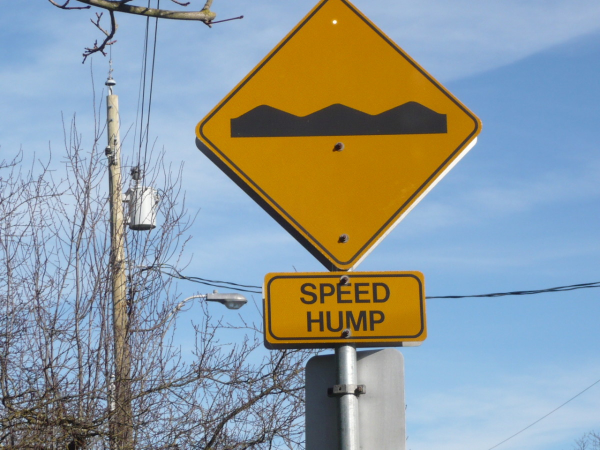
#> input picture dataset_generation/labeled/traffic_signs/000002.jpg, 1200 x 900 px, found by its file name (shown at 1/2 size); its folder holds only this picture in this run
$ python image_sobreposition.py
#> lines starting #> are read from the running program, lines starting #| are printed output that depends on the picture
#> in main, traffic_sign is the input picture: shape (900, 1200, 3); mean B, G, R 157.8, 154.5, 143.6
import cv2 as cv
import numpy as np
import shutil
import os
from PIL import Image
import sys
from PIL import Image as PILImage

INPUT_DIR_TRAFFIC_SIGN = 'dataset_generation/labeled/traffic_signs'
INPUT_DIR_COVER = 'dataset_generation/labeled/tree_branchs'

OUTPUT_BASE = 'dataset_generation/train_dataset'
WINDOW_NAME = 'traffic_signs_covered? (y/*)'

MAX_HEIGHT = 500
MAX_WIDTH = 500


def resize_image(image):
    img_pil = PILImage.fromarray(image)
    img_pil_rgba = img_pil.convert("RGBA")  # Convert to RGBA mode to handle alpha channel
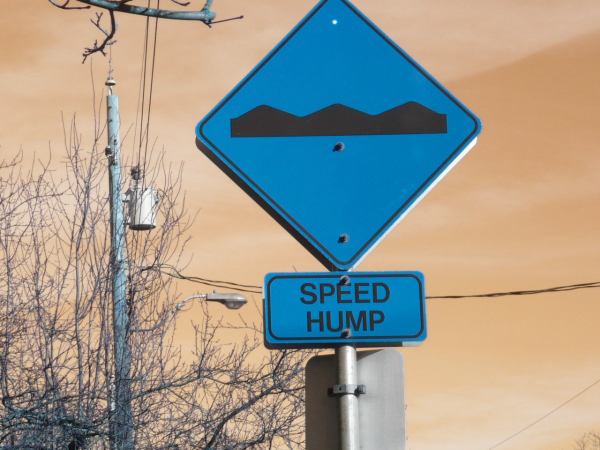
#> img_pil_rgba: PIL image 1200x900 RGBA (shown at 1/2 size); mean R, G, B, A 157.8, 154.5, 143.6, 255
    img_pil_resized = img_pil_rgba.resize((MAX_WIDTH, MAX_HEIGHT), PILImage.LANCZOS)
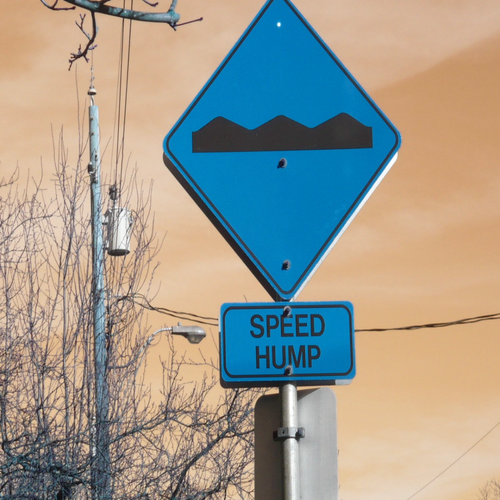
#> img_pil_resized: PIL image 500x500 RGBA; mean R, G, B, A 157.8, 154.5, 143.6, 255
    resized_image = np.array(img_pil_resized)
    return resized_image

def overlay_transparent(img_front, img_back):
    # Ensure the front image has 4 channels (RGBA)
    if img_front.shape[2] == 3:
        img_front = np.concatenate([img_front, np.ones((img_front.shape[0], img_front.shape[1], 1), dtype=img_front.dtype) * 255], axis=-1)

    # Resize the front image to match the size of the back image
    img_front_pil = Image.fromarray(img_front).resize((img_back.shape[1], img_back.shape[0]), Image.LANCZOS).convert("RGBA")
    img_back_pil = Image.fromarray(img_back).convert("RGBA")

    # Composite the images
    combined = Image.alpha_composite(img_back_pil, img_front_pil)

    # Convert back to array and drop alpha channel for display purposes
    overlay = np.array(combined)[:, :, :3]
    return overlay

def main():
    output_img_number = 7625
    rotation_step = 90

    output_dir = os.path.join(OUTPUT_BASE)

    if not os.path.exists(output_dir):
        os.makedirs(output_dir)

    total_traffic_signs = len(os.listdir(INPUT_DIR_TRAFFIC_SIGN))
    sign_counter = 0

    for name_traffic_sign in sorted(os.listdir(INPUT_DIR_TRAFFIC_SIGN)):
        sign_counter += 1
        input_path = os.path.join(INPUT_DIR_TRAFFIC_SIGN, name_traffic_sign)
        traffic_sign = cv.imread(input_path)
        resized_traffic_sign = resize_image(traffic_sign)
        print(f"Processing traffic sign {sign_counter} of {total_traffic_signs}: {name_traffic_sign}")

#> (the run stopped early here; a loop or call above may not have finished)

$ run again, on dataset_generation/labeled/traffic_signs/000008.jpg
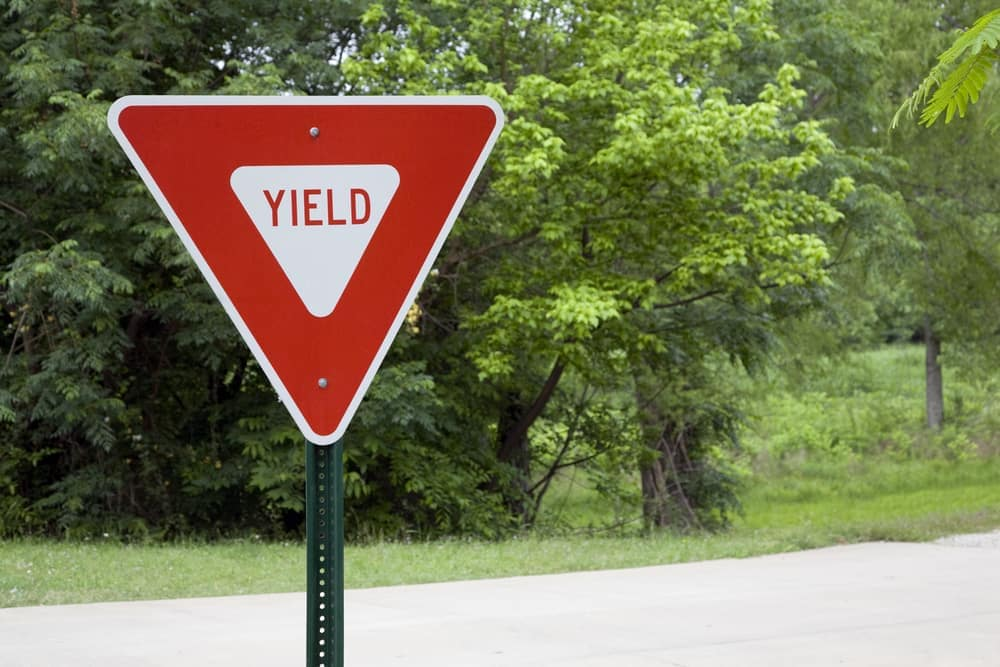
#> input picture dataset_generation/labeled/traffic_signs/000008.jpg, 1000 x 667 px, found by its file name
#> in main, traffic_sign is the input picture: shape (667, 1000, 3); mean B, G, R 84.4, 119.8, 119.4
#> in resize_image, `img_pil_rgba = img_pil.convert("RGBA")`:
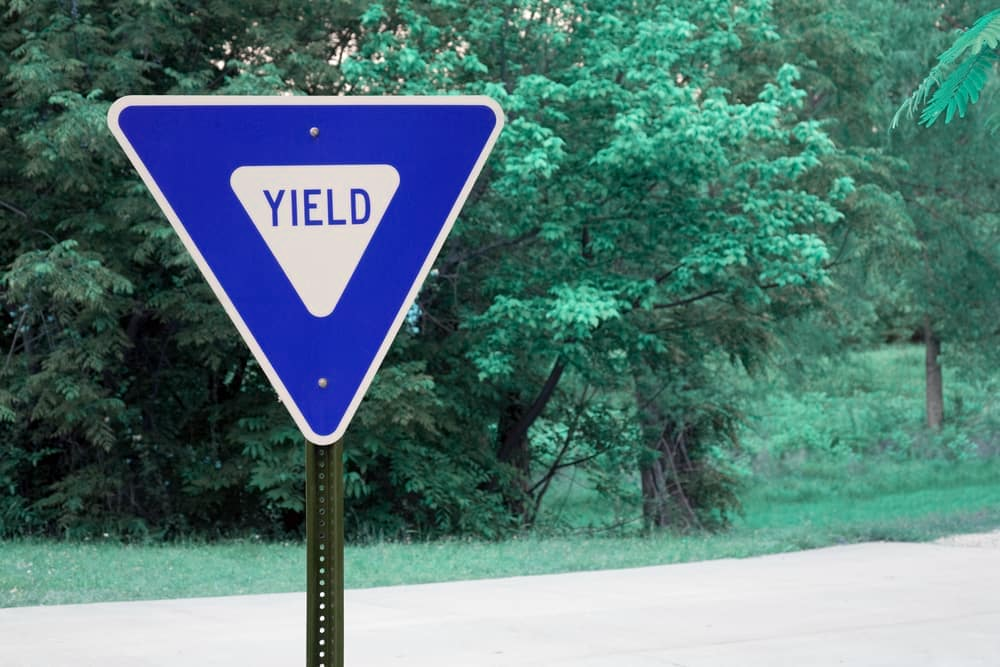
#> img_pil_rgba: PIL image 1000x667 RGBA; mean R, G, B, A 84.4, 119.8, 119.4, 255
#> in resize_image, `img_pil_resized = img_pil_rgba.resize((MAX_WIDTH, MAX_HEIGHT), PILImag..`:
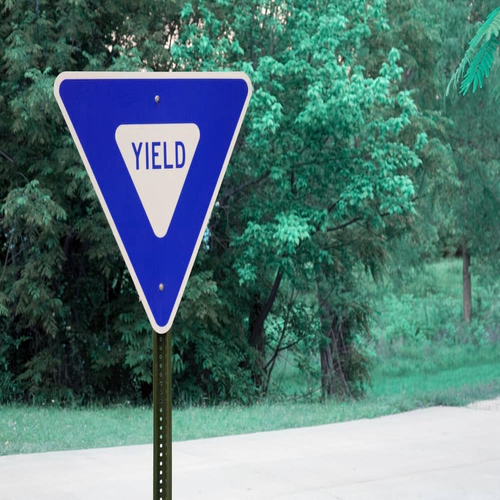
#> img_pil_resized: PIL image 500x500 RGBA; mean R, G, B, A 84.4, 119.7, 119.4, 255

$ run again, on dataset_generation/labeled/traffic_signs/000010.jpg
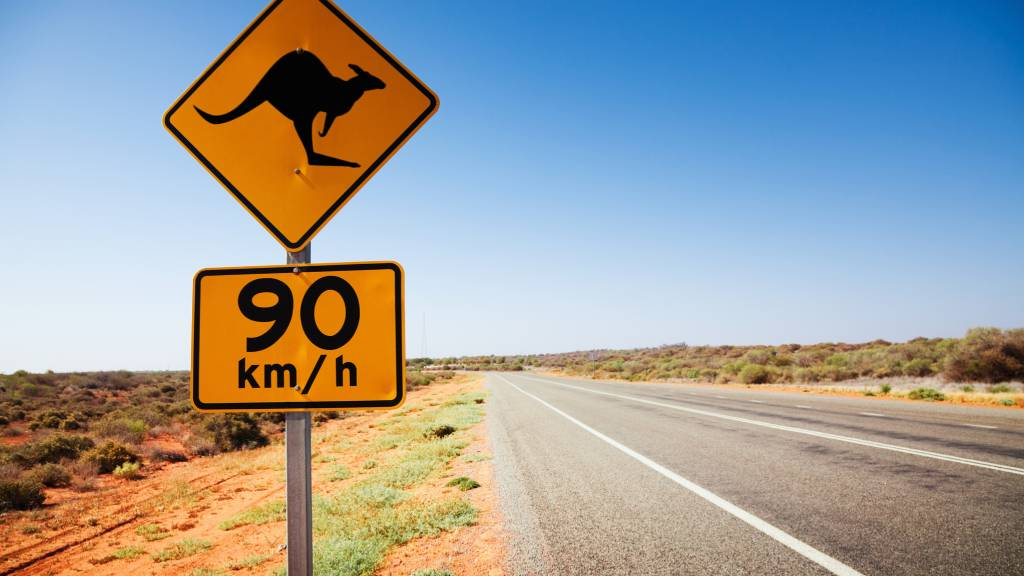
#> input picture dataset_generation/labeled/traffic_signs/000010.jpg, 1024 x 576 px, found by its file name
#> in main, traffic_sign is the input picture: shape (576, 1024, 3); mean B, G, R 157.5, 159, 157.1
#> in resize_image, `img_pil_rgba = img_pil.convert("RGBA")`:
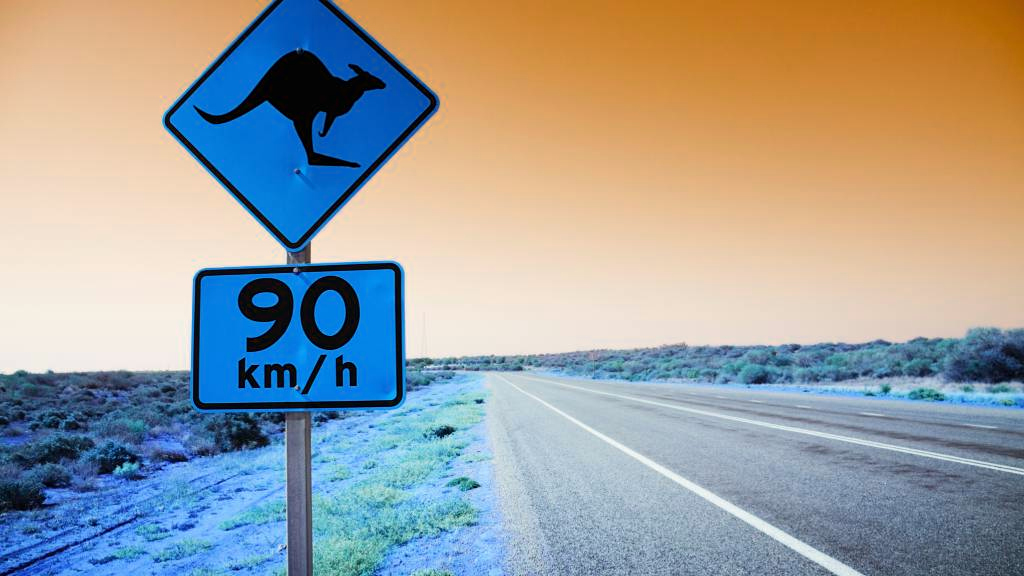
#> img_pil_rgba: PIL image 1024x576 RGBA; mean R, G, B, A 157.5, 159, 157.1, 255
#> in resize_image, `img_pil_resized = img_pil_rgba.resize((MAX_WIDTH, MAX_HEIGHT), PILImag..`:
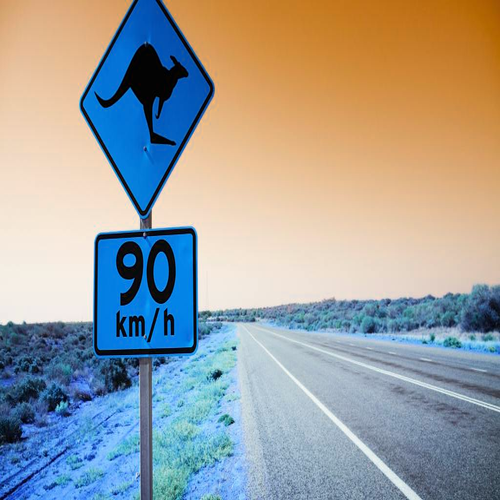
#> img_pil_resized: PIL image 500x500 RGBA; mean R, G, B, A 157.5, 159, 157.1, 255

$ run again, on dataset_generation/labeled/traffic_signs/000003.jpg
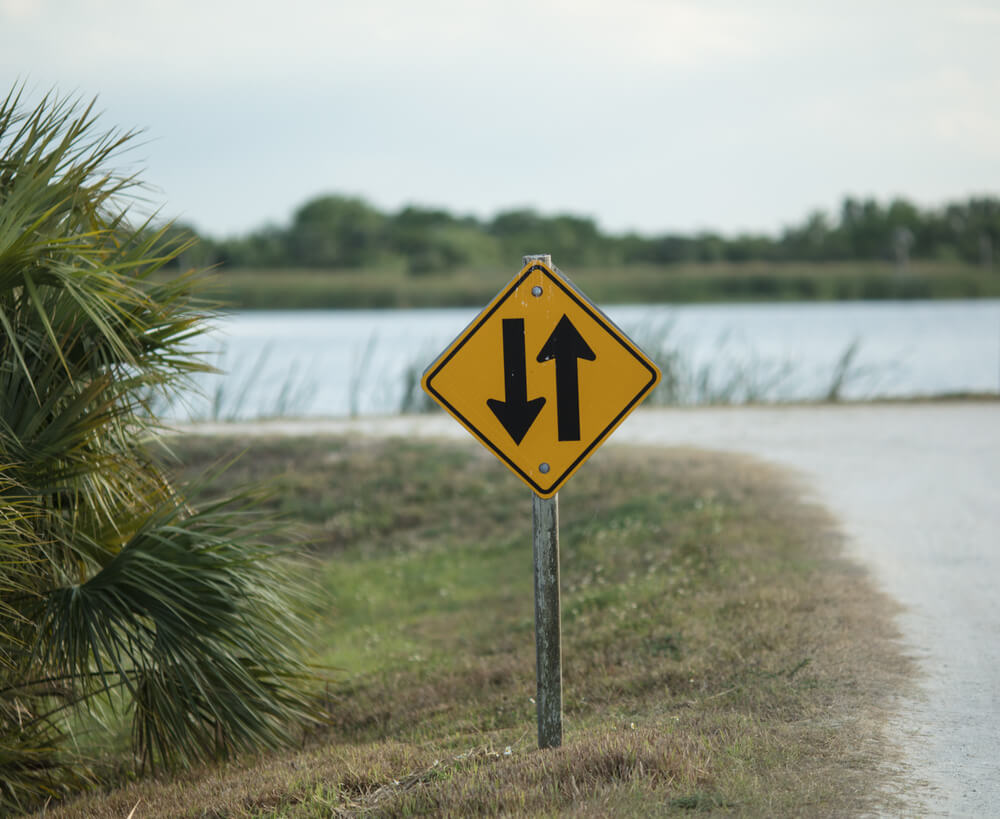
#> input picture dataset_generation/labeled/traffic_signs/000003.jpg, 1000 x 819 px, found by its file name
#> in main, traffic_sign is the input picture: shape (819, 1000, 3); mean B, G, R 132.3, 148.9, 144.5
#> in resize_image, `img_pil_rgba = img_pil.convert("RGBA")`:
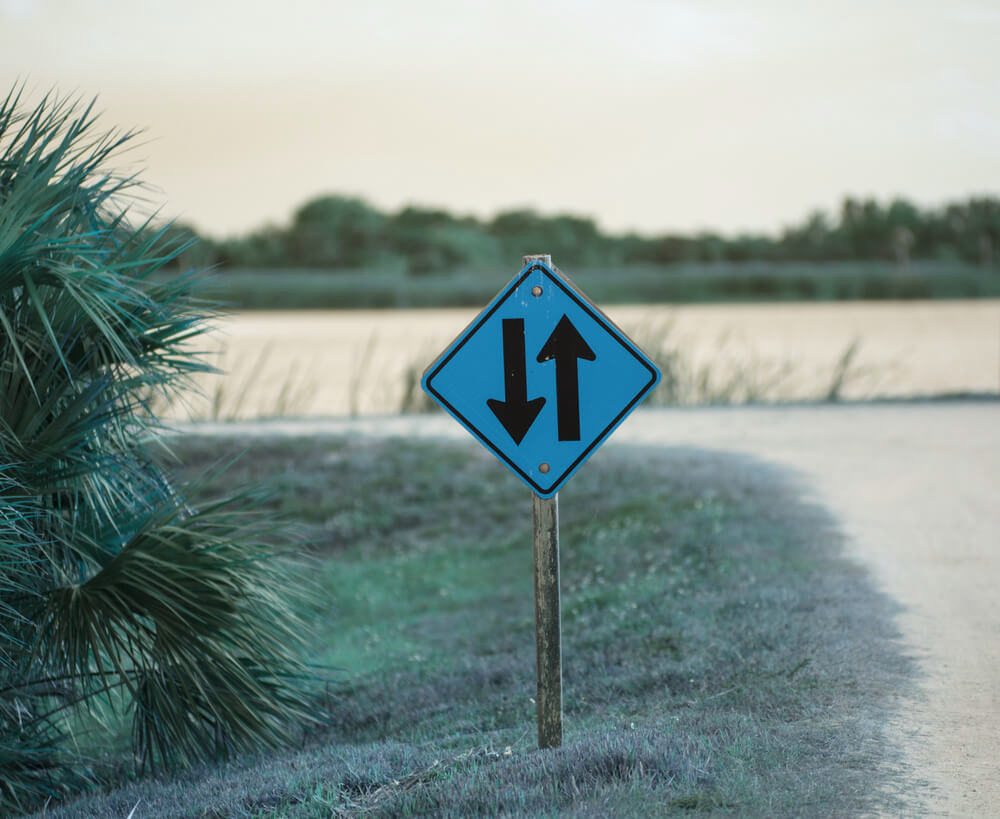
#> img_pil_rgba: PIL image 1000x819 RGBA; mean R, G, B, A 132.3, 148.9, 144.5, 255
#> in resize_image, `img_pil_resized = img_pil_rgba.resize((MAX_WIDTH, MAX_HEIGHT), PILImag..`:
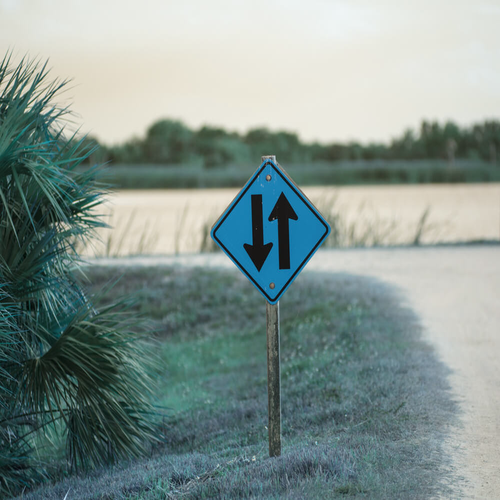
#> img_pil_resized: PIL image 500x500 RGBA; mean R, G, B, A 132.3, 148.9, 144.5, 255
